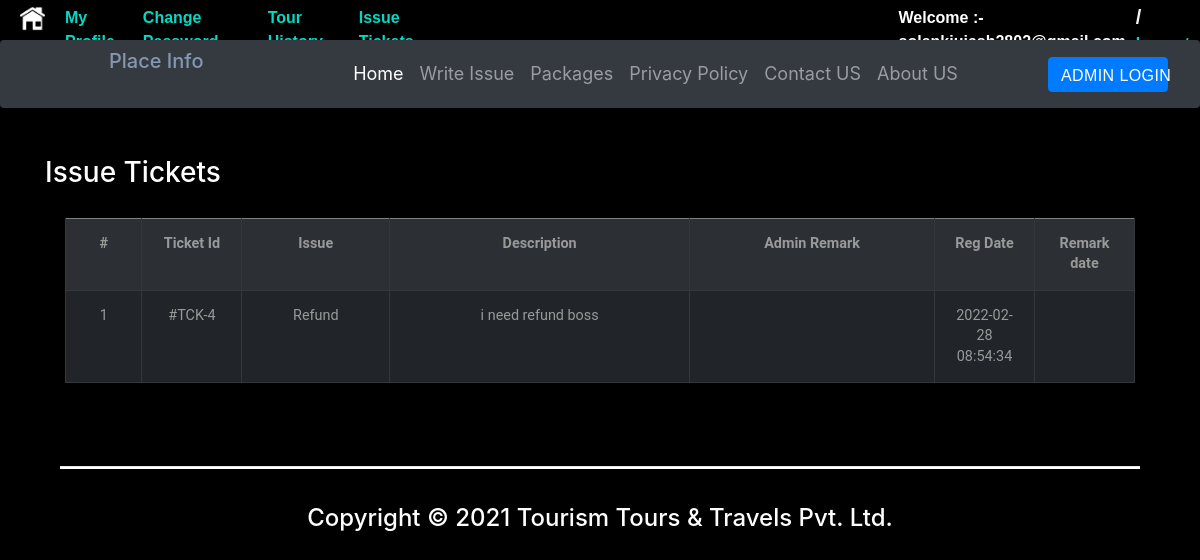
The app's page /PhpFile/issues.php (signed in) with its own data.
### tables this page shows
CREATE TABLE `tblissues` (
  `Id` int(11) NOT NULL,
  `UserEmail` varchar(111) NOT NULL,
  `Issue` varchar(111) NOT NULL,
  `Description` mediumtext NOT NULL,
  `PostingDate` timestamp NOT NULL DEFAULT current_timestamp(),
  `AdminRemark` mediumtext DEFAULT NULL,
  `AdminremarkDate` timestamp NULL DEFAULT NULL ON UPDATE current_timestamp()
);

CREATE TABLE `tblpages` (
  `id` int(11) NOT NULL,
  `type` varchar(233) NOT NULL,
  `detail` longtext NOT NULL
);

### PhpFile/issues.php (the view, shortened to what this page needs)
<?php
include('header.php');
include('connection.php');
?>
<!DOCTYPE HTML>
<html>
<head>
<link href="css/bootstrap.css" rel='stylesheet' type='text/css' />
<link href="css/style.css" rel='stylesheet' type='text/css' />
<link href="css/font-awesome.css" rel="stylesheet">
<link href="css/animate.css" rel="stylesheet" type="text/css" media="all">
</head>
<body>
<div class="top-header">
<div class="privacy">
	<div class="container mt-5">
		<h3 class="wow fadeInDown animated animated" data-wow-delay=".5s" style="visibility: visible; animation-delay: 0.5s; animation-name: fadeInDown;">Issue Tickets</h3>
		<form name="chngpwd" id="ujash" method="post" onSubmit="return valid();">
	<p>
	<table border="1" width="100%" class="table  table-dark table-striped">
<tr align="center">
<th>#</th>
<th>Ticket Id</th>
<th>Issue</th>
<th>Description</th>
<th>Admin Remark</th>
<th>Reg Date</th>
<th>Remark date</th>
</tr>
<?php
$uemail=$_SESSION['Email'];;
$sql = "SELECT * from `tblissues` where UserEmail='$uemail';";
$result = mysqli_query($conn,$sql);
$cnt=1;
while($row = mysqli_fetch_assoc($result))
{
?>
<tr align="center">
<td ><?php echo $cnt;?></td>
<td width="100">#TCK-<?php echo $row['Id'];?></td>
<td><?php echo $row['Issue'];?></td>
<td width="300"><?php echo $row['Description'];?></td>
<td><?php echo $row['AdminRemark'];?></td>
<td width="100"><?php echo $row['PostingDate'];?></td>
<td width="100"><?php echo $row['AdminremarkDate'];?></td>
</tr>
<?php $cnt=$cnt+1; } ?>
	</table>
			</p>
			</form>
	</div>
</div>
<?php include('footer1.php');?>
</body>
</html>

### PhpFile/footer1.php (shortened to what this page needs)
<html>
    <head>
    <link rel="stylesheet" href="https://maxcdn.bootstrapcdn.com/bootstrap/4.0.0/css/bootstrap.min.css">
    <link rel="stylesheet" href="http://localhost/Project/tourism/PhpFile/myProject.css">
    </head>
<footer>
<?php
include "connection.php";
$sql2 = "SELECT * FROM tblpages";
$result2 = mysqli_query($conn,$sql2);
while($row = mysqli_fetch_array($result2)){
  if($row["type"] == "footer1"){
    echo $row["detail"];
  }
  else{
  }
}
?>
</footer>
</head>

### PhpFile/myProject.css (style rules this page uses)
body { color: white; margin: 0; padding: 0; background-color: black; }
hr { background-color: white; height: 2px; position: relative; top: 15px; }
form { background-color: white; color: black; padding: 20px; border-radius: 8px; z-index: -1111; }
footer , footer a { color: white; }
#myhr3 { width: 90%; margin-left: 5%; color: white; }
#copyright h4 { text-align: center; margin: 50px; }

### PhpFile/issues.php (style rules this page uses)
#ujash { background-color:black; }

### records on screen
tblissues: Id "4", Issue "Refund", Description "i need refund boss", PostingDate "2022-02-28 08:54:34"
tblpages: detail "Copyright © 2021 Tourism Tours & Travels Pvt. Ltd."
